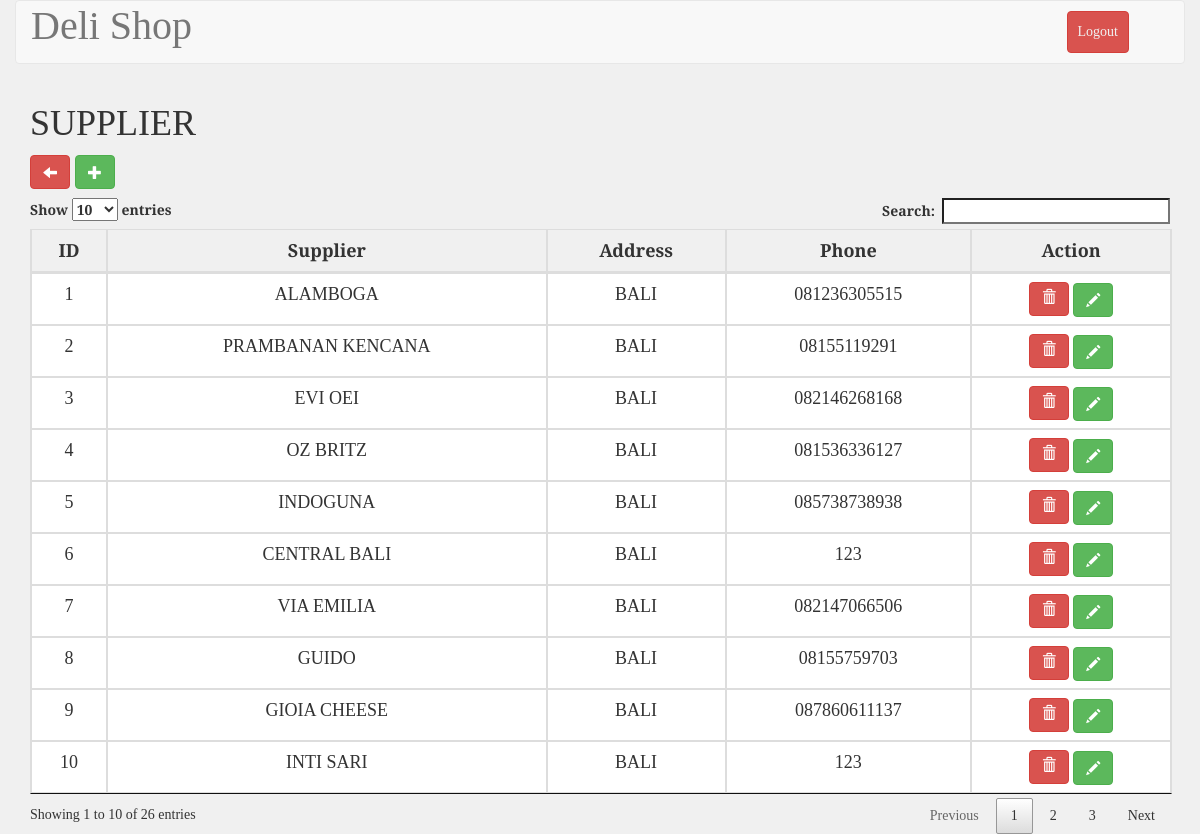
The app's page /supplier.php (signed in) with its own data.
### tables this page shows
CREATE TABLE `tb_supplier` (
  `id_supplier` int(11) NOT NULL AUTO_INCREMENT,
  `nm_supplier` varchar(200) DEFAULT NULL,
  `address` varchar(200) DEFAULT NULL,
  `no_hp` varchar(200) DEFAULT NULL,
  PRIMARY KEY (`id_supplier`)
);

### supplier.php (the view, shortened to what this page needs)
<!DOCTYPE html>
<html>
<?php
include_once 'koneksi.php';
$supplier = mysqli_query($conn, "SELECT * FROM tb_supplier");
?>
    <?php include("./templates/header.php"); ?>
	<link rel="stylesheet" type="text/css" href="./css/stockStyle.css">
	<body>
        <div class="container-fluid" style="">
            <div class="row">
                <div class="col-md-12 header">
                    <nav class="navbar navbar-default" role="navigation">
                        <div class="container-fluid">
                            <div class="navbar-header">
                                <a class="navbar-brand" style="font-size: 40px;" href="#">Deli Shop</a>
                            </div>
                            <div class="collapse navbar-collapse navbar-ex1-collapse">
                                <ul class="nav navbar-nav navbar-right">
                                    <li><a type="button" class="btn btn-danger" style="margin: 10px; padding: 10px;" href="logout.php">Logout</a></li>
                                    <li><a href=""> </a></li>
                                </ul>
                            </div>
                        </div>
                    </nav>
                </div>
            </div>
        </div>
        <div class="container">
            <div class="row">
                <div class="col-md-12" id="mytable">
                <table id="example" class="table table-bordered" style="width: 100%;">
                    <h1>SUPPLIER</h1>
                    <a href="administrator.php" style="margin:0 5px 10px 0" type="button" class="btn btn-danger glyphicon glyphicon-arrow-left" ></a>
                    <button class="btn btn-success glyphicon glyphicon-plus" style="margin-bottom:10px" data-toggle="modal" data-target="#exampleModal"></button>
                    <thead>
                        <tr>
                            <th>ID</th>
                            <th>Supplier</th>
                            <th>Address</th>
                            <th>Phone</th>
                            <th>Action</th>
                        </tr>
                    </thead>
                    <tbody>
                        <?php
                        if(count($supplier)>0)
                        {
                            $no=1;
                            foreach ($supplier as $data) {?>
                            <tr>
                                <td><?php echo $no ?></td>
                                <td><?php echo $data["nm_supplier"];?></td>
                                <td><?php echo $data["address"];?></td>
                                <td><?php echo $data["no_hp"];?></td>
                                <td>
                                    <button class="btn btn-danger deleteCategory" id="<?php echo $data['id_supplier']; ?>"><span class="glyphicon glyphicon-trash"></span></button>
                                    <a type="button" class="btn btn-success glyphicon glyphicon-pencil" href="edit_supplier.php?id=<?php echo $data['id_supplier']?>"></a>
                                </td>
                            </tr>
                            <?php
                            $no++;
                            }
                        }
                        ?>
                    </tbody>
                </table>
            </div>
        </div>
	</body>
</html>

### css/stockStyle.css (style rules this page uses)
html,body { font-family: 'Slabo 27px', serif; background-color: #f0f0f0; }
#example, th, td { font-size: 18px; text-align: center; width: auto; }
.navbar-default .navbar-nav>li>a { color: #f0f0f0 !important; }

### records on screen
tb_supplier: nm_supplier "ALAMBOGA", address "BALI", no_hp "081236305515"
tb_supplier: nm_supplier "PRAMBANAN KENCANA", address "BALI", no_hp "08155119291"
tb_supplier: nm_supplier "EVI OEI", address "BALI", no_hp "082146268168"
tb_supplier: nm_supplier "OZ BRITZ", address "BALI", no_hp "081536336127"
tb_supplier: nm_supplier "INDOGUNA", address "BALI", no_hp "085738738938"
tb_supplier: nm_supplier "CENTRAL BALI", address "BALI", no_hp "123"
tb_supplier: nm_supplier "VIA EMILIA", address "BALI", no_hp "082147066506"
tb_supplier: nm_supplier "GUIDO", address "BALI", no_hp "08155759703"
tb_supplier: nm_supplier "GIOIA CHEESE", address "BALI", no_hp "087860611137"
tb_supplier: nm_supplier "INTI SARI", address "BALI", no_hp "123"
